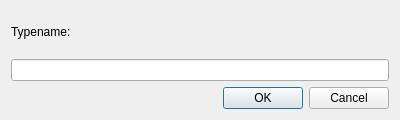
<?xml version="1.0" encoding="UTF-8"?>
<ui version="4.0">
 <class>Dialog</class>
 <widget class="QDialog" name="Dialog">
  <property name="windowModality">
   <enum>Qt::WindowModal</enum>
  </property>
  <property name="geometry">
   <rect>
    <x>0</x>
    <y>0</y>
    <width>400</width>
    <height>120</height>
   </rect>
  </property>
  <property name="windowTitle">
   <string>Save</string>
  </property>
  <layout class="QGridLayout" name="gridLayout">
   <item row="0" column="0">
    <widget class="QLabel" name="label">
     <property name="text">
      <string>Typename:</string>
     </property>
    </widget>
   </item>
   <item row="3" column="0">
    <widget class="QDialogButtonBox" name="buttonBox">
     <property name="orientation">
      <enum>Qt::Horizontal</enum>
     </property>
     <property name="standardButtons">
      <set>QDialogButtonBox::Cancel|QDialogButtonBox::Ok</set>
     </property>
    </widget>
   </item>
   <item row="2" column="0">
    <widget class="QLineEdit" name="lineEdit"/>
   </item>
  </layout>
 </widget>
 <resources/>
 <connections>
  <connection>
   <sender>buttonBox</sender>
   <signal>accepted()</signal>
   <receiver>Dialog</receiver>
   <slot>accept()</slot>
   <hints>
    <hint type="sourcelabel">
     <x>248</x>
     <y>254</y>
    </hint>
    <hint type="destinationlabel">
     <x>157</x>
     <y>274</y>
    </hint>
   </hints>
  </connection>
  <connection>
   <sender>buttonBox</sender>
   <signal>rejected()</signal>
   <receiver>Dialog</receiver>
   <slot>reject()</slot>
   <hints>
    <hint type="sourcelabel">
     <x>316</x>
     <y>260</y>
    </hint>
    <hint type="destinationlabel">
     <x>286</x>
     <y>274</y>
    </hint>
   </hints>
  </connection>
 </connections>
</ui>
